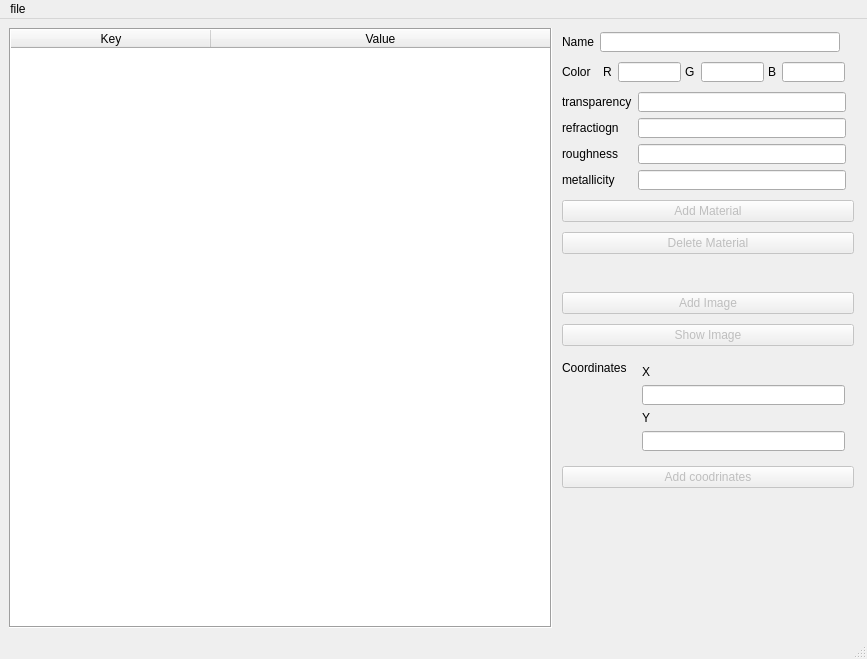
<?xml version="1.0" encoding="UTF-8"?>
<ui version="4.0">
 <class>MainWindow</class>
 <widget class="QMainWindow" name="MainWindow">
  <property name="geometry">
   <rect>
    <x>0</x>
    <y>0</y>
    <width>867</width>
    <height>659</height>
   </rect>
  </property>
  <property name="mouseTracking">
   <bool>false</bool>
  </property>
  <property name="windowTitle">
   <string>MainWindow</string>
  </property>
  <property name="windowIcon">
   <iconset>
    <normaloff>icon.ico</normaloff>icon.ico</iconset>
  </property>
  <widget class="QWidget" name="centralwidget">
   <layout class="QHBoxLayout" name="horizontalLayout">
    <item>
     <widget class="QTableWidget" name="tableWidget">
      <property name="minimumSize">
       <size>
        <width>410</width>
        <height>0</height>
       </size>
      </property>
      <property name="mouseTracking">
       <bool>true</bool>
      </property>
      <property name="contextMenuPolicy">
       <enum>Qt::DefaultContextMenu</enum>
      </property>
      <property name="frameShape">
       <enum>QFrame::Box</enum>
      </property>
      <property name="frameShadow">
       <enum>QFrame::Sunken</enum>
      </property>
      <property name="sizeAdjustPolicy">
       <enum>QAbstractScrollArea::AdjustToContents</enum>
      </property>
      <property name="autoScroll">
       <bool>true</bool>
      </property>
      <attribute name="horizontalHeaderCascadingSectionResizes">
       <bool>false</bool>
      </attribute>
      <attribute name="horizontalHeaderDefaultSectionSize">
       <number>200</number>
      </attribute>
      <attribute name="horizontalHeaderStretchLastSection">
       <bool>true</bool>
      </attribute>
      <attribute name="verticalHeaderCascadingSectionResizes">
       <bool>false</bool>
      </attribute>
      <attribute name="verticalHeaderStretchLastSection">
       <bool>false</bool>
      </attribute>
      <column>
       <property name="text">
        <string>Key</string>
       </property>
      </column>
      <column>
       <property name="text">
        <string>Value</string>
       </property>
      </column>
     </widget>
    </item>
    <item>
     <widget class="QWidget" name="informationWidget" native="true">
      <property name="minimumSize">
       <size>
        <width>300</width>
        <height>0</height>
       </size>
      </property>
      <property name="maximumSize">
       <size>
        <width>300</width>
        <height>16777215</height>
       </size>
      </property>
      <layout class="QVBoxLayout" name="verticalLayout_2">
       <property name="spacing">
        <number>10</number>
       </property>
       <property name="leftMargin">
        <number>4</number>
       </property>
       <property name="topMargin">
        <number>4</number>
       </property>
       <property name="rightMargin">
        <number>4</number>
       </property>
       <property name="bottomMargin">
        <number>4</number>
       </property>
       <item>
        <widget class="QWidget" name="materialWidget" native="true">
         <property name="sizePolicy">
          <sizepolicy hsizetype="Preferred" vsizetype="Preferred">
           <horstretch>0</horstretch>
           <verstretch>0</verstretch>
          </sizepolicy>
         </property>
         <property name="minimumSize">
          <size>
           <width>0</width>
           <height>250</height>
          </size>
         </property>
         <property name="maximumSize">
          <size>
           <width>1000000</width>
           <height>250</height>
          </size>
         </property>
         <property name="baseSize">
          <size>
           <width>0</width>
           <height>0</height>
          </size>
         </property>
         <layout class="QFormLayout" name="formLayout">
          <property name="sizeConstraint">
           <enum>QLayout::SetDefaultConstraint</enum>
          </property>
          <property name="fieldGrowthPolicy">
           <enum>QFormLayout::AllNonFixedFieldsGrow</enum>
          </property>
          <property name="rowWrapPolicy">
           <enum>QFormLayout::DontWrapRows</enum>
          </property>
          <property name="horizontalSpacing">
           <number>6</number>
          </property>
          <property name="verticalSpacing">
           <number>10</number>
          </property>
          <property name="leftMargin">
           <number>0</number>
          </property>
          <property name="topMargin">
           <number>0</number>
          </property>
          <property name="rightMargin">
           <number>0</number>
          </property>
          <property name="bottomMargin">
           <number>0</number>
          </property>
          <item row="0" column="0">
           <widget class="QLabel" name="nameLabel">
            <property name="text">
             <string>Name</string>
            </property>
           </widget>
          </item>
          <item row="0" column="1">
           <widget class="QLineEdit" name="nameLineEdit">
            <property name="minimumSize">
             <size>
              <width>240</width>
              <height>20</height>
             </size>
            </property>
            <property name="maximumSize">
             <size>
              <width>240</width>
              <height>20</height>
             </size>
            </property>
            <property name="mouseTracking">
             <bool>false</bool>
            </property>
            <property name="frame">
             <bool>true</bool>
            </property>
           </widget>
          </item>
          <item row="1" column="0">
           <widget class="QLabel" name="colorLabel">
            <property name="text">
             <string>Color</string>
            </property>
           </widget>
          </item>
          <item row="1" column="1">
           <widget class="QWidget" name="colorWidget" native="true">
            <property name="minimumSize">
             <size>
              <width>0</width>
              <height>0</height>
             </size>
            </property>
            <layout class="QHBoxLayout" name="horizontalLayout_2">
             <property name="leftMargin">
              <number>3</number>
             </property>
             <property name="topMargin">
              <number>0</number>
             </property>
             <property name="rightMargin">
              <number>12</number>
             </property>
             <property name="bottomMargin">
              <number>0</number>
             </property>
             <item>
              <widget class="QLabel" name="label_Red">
               <property name="text">
                <string>R</string>
               </property>
              </widget>
             </item>
             <item>
              <widget class="QLineEdit" name="lineEdit_Red">
               <property name="minimumSize">
                <size>
                 <width>63</width>
                 <height>20</height>
                </size>
               </property>
               <property name="maximumSize">
                <size>
                 <width>63</width>
                 <height>20</height>
                </size>
               </property>
               <property name="mouseTracking">
                <bool>false</bool>
               </property>
               <property name="frame">
                <bool>true</bool>
               </property>
              </widget>
             </item>
             <item>
              <widget class="QLabel" name="label_Green">
               <property name="text">
                <string>G</string>
               </property>
              </widget>
             </item>
             <item>
              <widget class="QLineEdit" name="lineEdit_Green">
               <property name="minimumSize">
                <size>
                 <width>63</width>
                 <height>20</height>
                </size>
               </property>
               <property name="maximumSize">
                <size>
                 <width>63</width>
                 <height>20</height>
                </size>
               </property>
               <property name="mouseTracking">
                <bool>false</bool>
               </property>
               <property name="frame">
                <bool>true</bool>
               </property>
              </widget>
             </item>
             <item>
              <widget class="QLabel" name="label_Blue">
               <property name="text">
                <string>B</string>
               </property>
              </widget>
             </item>
             <item>
              <widget class="QLineEdit" name="lineEdit_Blue">
               <property name="sizePolicy">
                <sizepolicy hsizetype="Fixed" vsizetype="Fixed">
                 <horstretch>0</horstretch>
                 <verstretch>0</verstretch>
                </sizepolicy>
               </property>
               <property name="minimumSize">
                <size>
                 <width>63</width>
                 <height>20</height>
                </size>
               </property>
               <property name="maximumSize">
                <size>
                 <width>63</width>
                 <height>20</height>
                </size>
               </property>
               <property name="mouseTracking">
                <bool>false</bool>
               </property>
               <property name="frame">
                <bool>true</bool>
               </property>
              </widget>
             </item>
            </layout>
           </widget>
          </item>
          <item row="2" column="0" colspan="2">
           <widget class="QWidget" name="material_parametersWidget" native="true">
            <layout class="QFormLayout" name="formLayout_3">
             <property name="leftMargin">
              <number>0</number>
             </property>
             <property name="topMargin">
              <number>0</number>
             </property>
             <property name="rightMargin">
              <number>0</number>
             </property>
             <property name="bottomMargin">
              <number>0</number>
             </property>
             <item row="0" column="0">
              <widget class="QLabel" name="transparencyLabel">
               <property name="text">
                <string>transparency</string>
               </property>
              </widget>
             </item>
             <item row="0" column="1">
              <widget class="QLineEdit" name="transparencyLineEdit">
               <property name="sizePolicy">
                <sizepolicy hsizetype="Fixed" vsizetype="Fixed">
                 <horstretch>0</horstretch>
                 <verstretch>0</verstretch>
                </sizepolicy>
               </property>
               <property name="minimumSize">
                <size>
                 <width>208</width>
                 <height>20</height>
                </size>
               </property>
               <property name="maximumSize">
                <size>
                 <width>208</width>
                 <height>20</height>
                </size>
               </property>
               <property name="mouseTracking">
                <bool>false</bool>
               </property>
               <property name="autoFillBackground">
                <bool>false</bool>
               </property>
               <property name="frame">
                <bool>true</bool>
               </property>
               <property name="cursorMoveStyle">
                <enum>Qt::LogicalMoveStyle</enum>
               </property>
              </widget>
             </item>
             <item row="1" column="0">
              <widget class="QLabel" name="refractionLabel">
               <property name="minimumSize">
                <size>
                 <width>0</width>
                 <height>0</height>
                </size>
               </property>
               <property name="text">
                <string>refractiogn</string>
               </property>
              </widget>
             </item>
             <item row="1" column="1">
              <widget class="QLineEdit" name="refractionLineEdit">
               <property name="sizePolicy">
                <sizepolicy hsizetype="Fixed" vsizetype="Fixed">
                 <horstretch>0</horstretch>
                 <verstretch>0</verstretch>
                </sizepolicy>
               </property>
               <property name="minimumSize">
                <size>
                 <width>208</width>
                 <height>20</height>
                </size>
               </property>
               <property name="maximumSize">
                <size>
                 <width>208</width>
                 <height>20</height>
                </size>
               </property>
               <property name="mouseTracking">
                <bool>false</bool>
               </property>
               <property name="frame">
                <bool>true</bool>
               </property>
               <property name="alignment">
                <set>Qt::AlignLeading|Qt::AlignLeft|Qt::AlignVCenter</set>
               </property>
              </widget>
             </item>
             <item row="2" column="0">
              <widget class="QLabel" name="roughnessLabel">
               <property name="text">
                <string>roughness</string>
               </property>
              </widget>
             </item>
             <item row="2" column="1">
              <widget class="QLineEdit" name="roughnessLineEdit">
               <property name="sizePolicy">
                <sizepolicy hsizetype="Fixed" vsizetype="Fixed">
                 <horstretch>0</horstretch>
                 <verstretch>0</verstretch>
                </sizepolicy>
               </property>
               <property name="minimumSize">
                <size>
                 <width>208</width>
                 <height>20</height>
                </size>
               </property>
               <property name="maximumSize">
                <size>
                 <width>208</width>
                 <height>20</height>
                </size>
               </property>
               <property name="mouseTracking">
                <bool>false</bool>
               </property>
               <property name="frame">
                <bool>true</bool>
               </property>
              </widget>
             </item>
             <item row="3" column="0">
              <widget class="QLabel" name="metallicityLabel">
               <property name="text">
                <string>metallicity</string>
               </property>
              </widget>
             </item>
             <item row="3" column="1">
              <widget class="QLineEdit" name="metallicityLineEdit">
               <property name="sizePolicy">
                <sizepolicy hsizetype="Fixed" vsizetype="Fixed">
                 <horstretch>0</horstretch>
                 <verstretch>0</verstretch>
                </sizepolicy>
               </property>
               <property name="minimumSize">
                <size>
                 <width>208</width>
                 <height>20</height>
                </size>
               </property>
               <property name="maximumSize">
                <size>
                 <width>200</width>
                 <height>20</height>
                </size>
               </property>
               <property name="mouseTracking">
                <bool>false</bool>
               </property>
               <property name="frame">
                <bool>true</bool>
               </property>
              </widget>
             </item>
            </layout>
           </widget>
          </item>
          <item row="3" column="0" colspan="2">
           <widget class="QPushButton" name="addMaterial">
            <property name="enabled">
             <bool>false</bool>
            </property>
            <property name="text">
             <string>Add Material</string>
            </property>
           </widget>
          </item>
          <item row="4" column="0" colspan="2">
           <widget class="QPushButton" name="deleteMaterial">
            <property name="enabled">
             <bool>false</bool>
            </property>
            <property name="text">
             <string>Delete Material</string>
            </property>
           </widget>
          </item>
         </layout>
        </widget>
       </item>
       <item>
        <widget class="QPushButton" name="addImage">
         <property name="enabled">
          <bool>false</bool>
         </property>
         <property name="text">
          <string>Add Image</string>
         </property>
        </widget>
       </item>
       <item>
        <widget class="QPushButton" name="showImage">
         <property name="enabled">
          <bool>false</bool>
         </property>
         <property name="text">
          <string>Show Image</string>
         </property>
        </widget>
       </item>
       <item>
        <widget class="QWidget" name="coordinatesWidget" native="true">
         <layout class="QFormLayout" name="formLayout_2">
          <property name="leftMargin">
           <number>0</number>
          </property>
          <property name="topMargin">
           <number>0</number>
          </property>
          <property name="rightMargin">
           <number>0</number>
          </property>
          <property name="bottomMargin">
           <number>0</number>
          </property>
          <item row="0" column="0">
           <widget class="QLabel" name="coordinatesLabel">
            <property name="text">
             <string>Coordinates</string>
            </property>
           </widget>
          </item>
          <item row="1" column="0" colspan="2">
           <widget class="QPushButton" name="addCoord">
            <property name="enabled">
             <bool>false</bool>
            </property>
            <property name="text">
             <string>Add coodrinates</string>
            </property>
           </widget>
          </item>
          <item row="0" column="1">
           <widget class="QWidget" name="coordinates_inputWidget" native="true">
            <property name="sizePolicy">
             <sizepolicy hsizetype="Preferred" vsizetype="Preferred">
              <horstretch>0</horstretch>
              <verstretch>0</verstretch>
             </sizepolicy>
            </property>
            <property name="mouseTracking">
             <bool>false</bool>
            </property>
            <layout class="QVBoxLayout" name="verticalLayout">
             <property name="sizeConstraint">
              <enum>QLayout::SetDefaultConstraint</enum>
             </property>
             <item>
              <widget class="QLabel" name="label_X">
               <property name="text">
                <string>X</string>
               </property>
              </widget>
             </item>
             <item>
              <widget class="QLineEdit" name="lineEdit_X">
               <property name="minimumSize">
                <size>
                 <width>0</width>
                 <height>20</height>
                </size>
               </property>
               <property name="maximumSize">
                <size>
                 <width>16777215</width>
                 <height>20</height>
                </size>
               </property>
               <property name="sizeIncrement">
                <size>
                 <width>0</width>
                 <height>0</height>
                </size>
               </property>
               <property name="frame">
                <bool>true</bool>
               </property>
              </widget>
             </item>
             <item>
              <widget class="QLabel" name="label_Y">
               <property name="text">
                <string>Y</string>
               </property>
              </widget>
             </item>
             <item>
              <widget class="QLineEdit" name="lineEdit_Y">
               <property name="sizePolicy">
                <sizepolicy hsizetype="Expanding" vsizetype="Fixed">
                 <horstretch>0</horstretch>
                 <verstretch>0</verstretch>
                </sizepolicy>
               </property>
               <property name="minimumSize">
                <size>
                 <width>0</width>
                 <height>20</height>
                </size>
               </property>
               <property name="maximumSize">
                <size>
                 <width>16777215</width>
                 <height>20</height>
                </size>
               </property>
               <property name="sizeIncrement">
                <size>
                 <width>0</width>
                 <height>0</height>
                </size>
               </property>
               <property name="baseSize">
                <size>
                 <width>0</width>
                 <height>0</height>
                </size>
               </property>
               <property name="inputMethodHints">
                <set>Qt::ImhNone</set>
               </property>
               <property name="frame">
                <bool>true</bool>
               </property>
              </widget>
             </item>
            </layout>
           </widget>
          </item>
         </layout>
        </widget>
       </item>
      </layout>
     </widget>
    </item>
   </layout>
  </widget>
  <widget class="QMenuBar" name="menubar">
   <property name="geometry">
    <rect>
     <x>0</x>
     <y>0</y>
     <width>867</width>
     <height>22</height>
    </rect>
   </property>
   <widget class="QMenu" name="menufile">
    <property name="title">
     <string>file</string>
    </property>
    <addaction name="actionopen"/>
    <addaction name="actionSave"/>
    <addaction name="actionsave_as"/>
    <addaction name="actionnew"/>
   </widget>
   <addaction name="menufile"/>
  </widget>
  <widget class="QStatusBar" name="statusbar"/>
  <action name="actionopen">
   <property name="text">
    <string>open</string>
   </property>
  </action>
  <action name="actionSave">
   <property name="text">
    <string>save</string>
   </property>
   <property name="shortcut">
    <string>Ctrl+S</string>
   </property>
  </action>
  <action name="actionsave_as">
   <property name="text">
    <string>save as</string>
   </property>
  </action>
  <action name="actionnew">
   <property name="text">
    <string>new</string>
   </property>
   <property name="shortcut">
    <string>Ctrl+N</string>
   </property>
  </action>
 </widget>
 <resources/>
 <connections/>
</ui>
